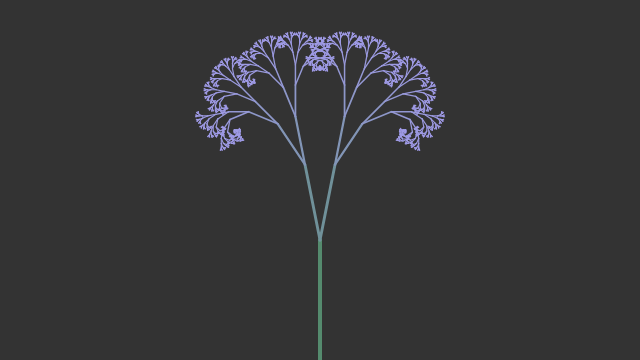
Frame 1 (no input)
Frame 60 (no input): identical to frame 1, image omitted
Frame 120 (the mouse pressed at the canvas centre since frame 60): identical to frame 1, image omitted

The p5.js sketch that drew this single still picture (run headless with seeded random() and noise() and a simulated clock; from frame 60 on, the mouse is pressed at the canvas centre):

// p5.js sketch
// ── sketch.js
const LEN_SCALE = 0.64;
const ANGLE_DELTA = (Math.PI / 16);

let fr;
let colorFrom; 
let colorTo;
let startLength;
function setup() {
  createCanvas(640, 360);
  colorFrom = color(85, 139, 110); 
  colorTo = color(160, 155, 231);   
  fr = createP('');
  startLength = height * 1/3;
  background(51);
  scale(1, -1);
  drawBranch(width/2, -height, 0, startLength);
}

function draw() {
  // background(51);
  // scale(1, -1);
  // drawBranch(width/2, -height, 0, startLength);
  // showFrameRate(fr);
}

function drawBranch(startX, startY, angle, length) {

  if (length <= 1) {
    return;
  }
  push();
  const cNorm = map(length, startLength, 1, 0, 1);
  const c = lerpColor(colorFrom, colorTo, cNorm);
  stroke(c);
  const wNorm = map(length, 1, startLength, 1, 4);
  strokeWeight(wNorm);
  translate(startX, startY);
  rotate(angle);
  line(0, 0, 0, length);
  drawBranch(0, length, angle + ANGLE_DELTA, length * LEN_SCALE);
  drawBranch(0, length, angle - ANGLE_DELTA, length * LEN_SCALE);
  pop();

}
